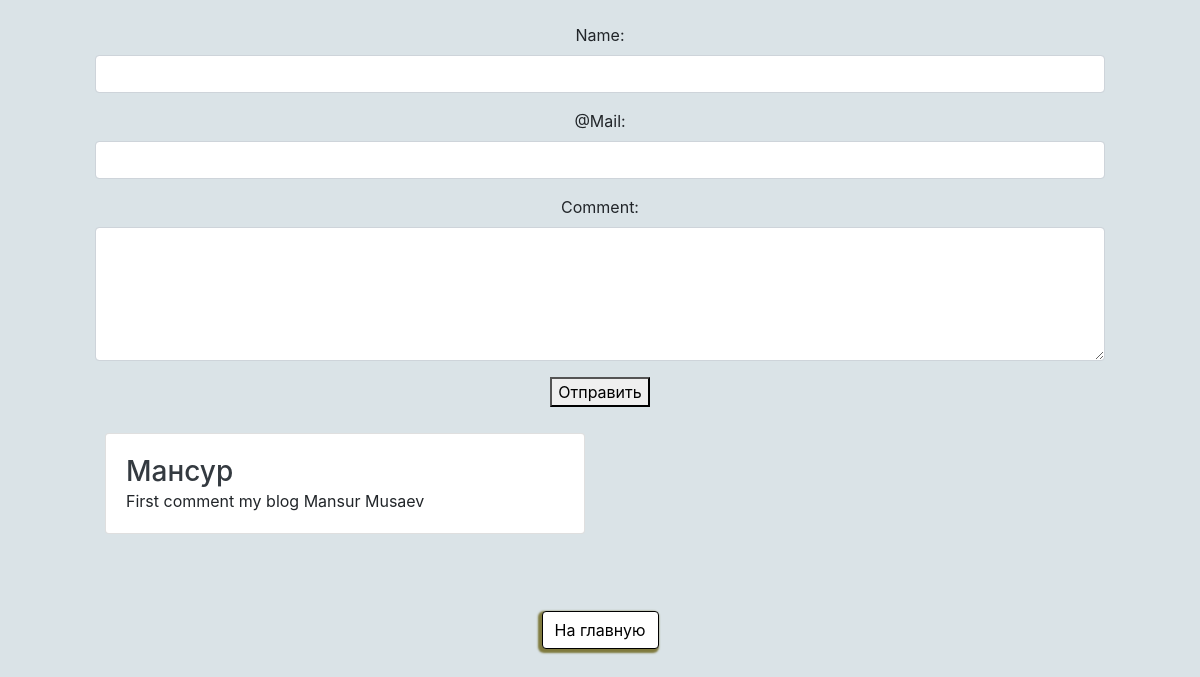
The page /index on the database as committed earlier.
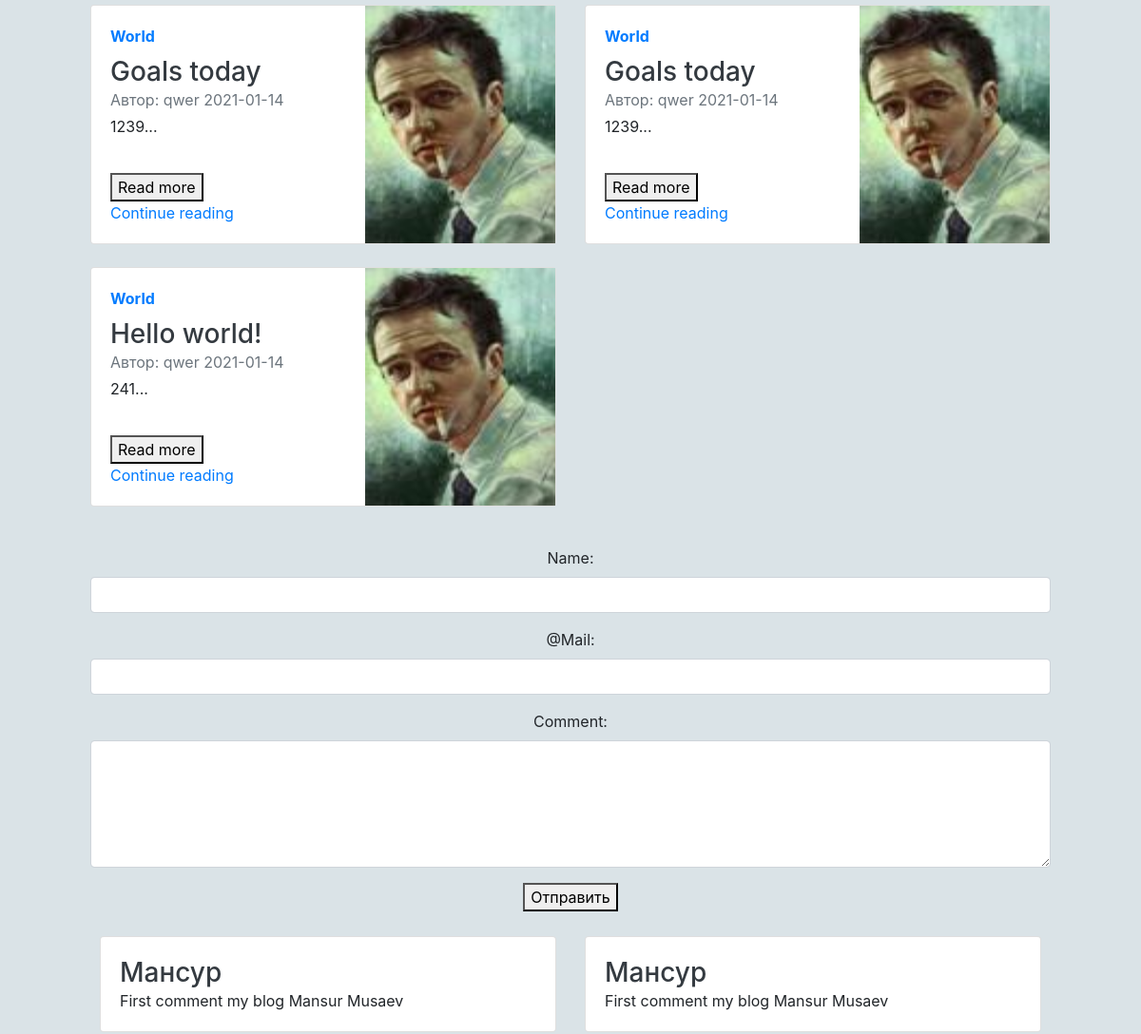
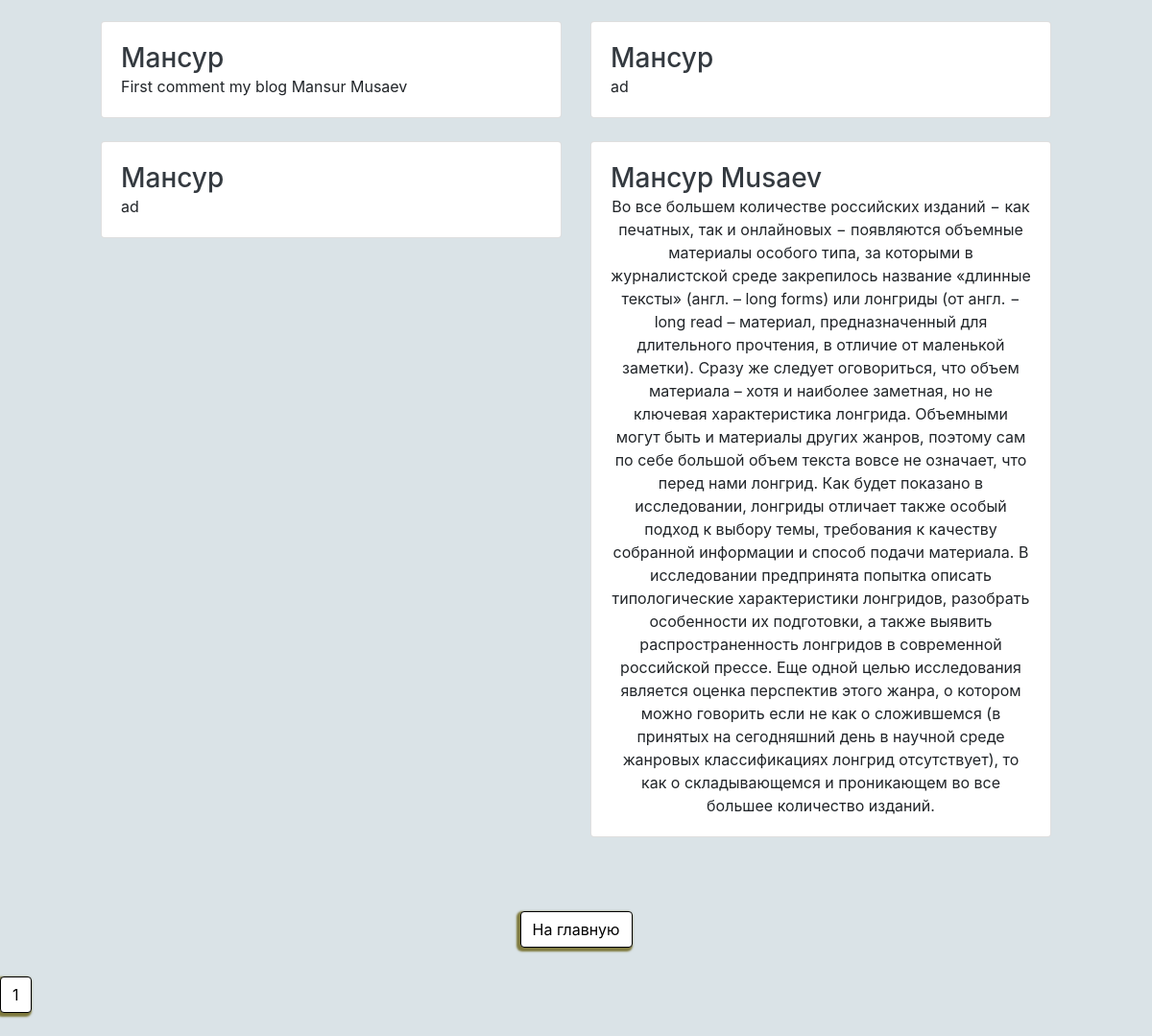
The same page on the database as committed later (2 pictures, top to bottom).
### flaskblog/models.py (models this page shows, shortened)
class Flight(db.Model):
    __tablename__ = "blog"
    id = db.Column(db.Integer, primary_key=True)
    name = db.Column(db.String, nullable=False)
    mail = db.Column(db.String, nullable=False)
    commen = db.Column(db.String, nullable=False)

class Post(db.Model):
    __tablename__ = "posts"
    id = db.Column(db.Integer(), primary_key=True)
    title = db.Column(db.String(100), nullable=False)
    date_posted = db.Column(db.DateTime, nullable=False, default=datetime.utcnow)
    content = db.Column(db.Text, nullable=False)
    user_id = db.Column(db.Integer, db.ForeignKey('users.id'), nullable=False)

class User(db.Model,UserMixin):
    __tablename__ = 'users'
    id = db.Column(db.Integer(), primary_key=True)
    username = db.Column(db.String(20), nullable=False, unique=True)
    email = db.Column(db.String(50), nullable=False, unique=True)
    avatar = db.Column(db.String(20), nullable=False, default='default.jpg')
    password = db.Column(db.String(20), nullable=False)
    posts = db.relationship('Post', backref='author', lazy=True)
    def __repr__(self):
        return self.username

### flaskblog/routes.py (the view)
@app.route("/index", methods=["GET","POST"])
def index():
    page = request.args.get('page', 1, type=int)
    posts = Post.query.order_by(Post.date_posted.desc()).paginate(page=page, per_page=5)
    if request.method == "POST":
        name = request.form.get('name')
        mail = request.form.get('mail')
        commen = request.form.get('commen')
        comm = Flight(name=name, mail=mail, commen=commen)
        db.session.add(comm)
    flights = Flight.query.all()
    db.session.commit()
    return render_template("index.html", flights=flights, posts=posts)

### flaskblog/templates/index.html (shortened to what this page needs)
{% extends 'base.html' %}
    {% block content %}
      <div class="sidebar">
          <div class="row mb-2">
            {% for post in posts.items %}
              <div class="col-md-6">
                <div class="card flex-md-row mb-4 box-shadow h-md-250">
                  <div class="card-body d-flex flex-column align-items-start">
                    <strong class="d-inline-block mb-2 text-primary">World</strong>
                    <h3 class="mb-0">
                      <a class="text-dark" href="{{ url_for('post', post_id=post.id) }}">{{ post.title }}</a>
                    </h3>
                    <div class="mb-1 text-muted"  href="{{ url_for('user_posts', username=current_user.username) }}">Автор: {{ post.author }} {{ post.date_posted.strftime('%Y-%m-%d') }}</div>
                    <p class="card-text mb-auto">{{ post.content | length}}<span id="dots">...</span></span></p>
                    <button onclick="myFunction()" id="myBtn">Read more</button>
                    <a href="{{ url_for('post', post_id=post.id) }}">Continue reading</a>
                  </div>
                  <img class="card-img-right flex-auto d-none d-md-block" data-src="holder.js/200x250?theme=thumb"
                  alt="Thumbnail [200x250]" style="width: 200px; height: 250px;"
                  src="{{ url_for('static', filename='profile_images/' + post.author.avatar) }}"
                  data-holder-rendered="true">
                </div>
              </div>
              {% endfor %}
          </div>
      </div>
        <main>
            <form  action="{{ url_for('index') }}" method="post">
              <div class="form-group">
                <label for="usr">Name:</label>
                <input type="text" class="form-control" id="usr" name="name">
              </div>
              <div class="form-group">
                <label for="pwd">@Mail:</label>
                <input type="mail" class="form-control" id="pwd" name="mail">
              </div>
              <div class="form-group">
                <label for="comment">Comment:</label>
                <textarea type="text" class="form-control" rows="5" id="comment" name="commen"></textarea>
              </div>
              <button>Отправить</button>
            </form>
            <article>
                <div class="row mb-2">
                  {% for flight in flights %}
                    <div class="col-md-6">
                      <div class="card flex-md-row mb-4 box-shadow h-md-250">
                        <div class="card-body d-flex flex-column align-items-start">
                          <h3 class="mb-0">
                            <a class="text-dark" href="#">{{ flight.name }}</a>
                          </h3>
                          <p class="card-text mb-auto">{{ flight.commen }}</p>
                        </div>
                      </div>
                    </div>
                  {% endfor %}
                </div>
            </article>
        </main>
        <footer>
            <a type="button" class="btn btn-success"href="{{ url_for('about') }}" role="button">На главную</a>
        </footer>
        {% for page_num in posts.iter_pages(left_edge=1, right_edge=1, left_current=1, right_current=2) %}
        {% if page_num %}
          {% if posts.page == page_num %}
            <a class="btn btn-info mb-4" href="{{ url_for('index', page=page_num) }}">{{ page_num }}</a>
          {% else %}
            <a class="btn btn-outline-info mb-4" href="{{ url_for('index', page=page_num) }}">{{ page_num }}</a>
          {% endif %}
        {% else %}
          ...
        {% endif %}
      {% endfor %}
    {% endblock %}

### flaskblog/templates/base.html (shortened to what this page needs)
<!DOCTYPE html>
<html lang="en">
<head>
    <link rel="stylesheet" href="https://stackpath.bootstrapcdn.com/bootstrap/4.5.2/css/bootstrap.min.css">
    <link rel="stylesheet" href="https://cdn.jsdelivr.net/npm/bootstrap@4.5.3/dist/css/bootstrap.min.css">
    <link rel="stylesheet" href="fonts/font-awesome/css/font-awesome.min.css">
    <link rel="stylesheet", href="{{ url_for('static', filename='styles.css') }}">
</head>
<body>
    {% block content %}{% endblock %}
</body>
</html>

### flaskblog/static/styles.css (style rules this page uses)
nav, .sidebar, main, article, footer { text-align: center; padding: 5px; margin: 5px; }
nav, .sidebar, main, footer { width: 85%; margin: auto; }
h3 { line-height: 35px; }
body { background: #DAE3E7; margin: auto; }
nav, footer { padding: 30px 0px 30px 0px; }
.sidebar { max-width: max-content; overflow: hidden; }
footer { overflow: auto; }
.btn { background-color: white; color: black; box-shadow: -2px 2px 2px 2px #7f7a3e; animation-name: rainbow; border: 1px solid #000000; }
img { width: 150px; height: 150px; }

Rows that differ between the two databases and show on the page:
added Post: title "Goals today", author "qwer", date_posted "2021-01-14", content|length "1239", avatar (picture)
added Post: title "Goals today", author "qwer", date_posted "2021-01-14", content|length "1239", avatar (picture)
added Post: title "Hello world!", author "qwer", date_posted "2021-01-14", content|length "241", avatar (picture)
added Flight: name "Мансур", commen "First comment my blog Mansur Musaev"
added Flight: name "Мансур", commen "First comment my blog Mansur Musaev"
added Flight: name "Мансур", commen "ad"
added Flight: name "Мансур", commen "ad"
added Flight: name "Мансур Musaev", commen "Во все большем количестве российских изданий − как печатных, так и онлайновых − появляются объемные материалы особого типа, за которыми в журналистской среде закрепилось название «длинные тексты» (англ. – long forms) или лонгриды (от англ. − long read – материал, предназначенный для длительного прочтения, в отличие от маленькой заметки). Сразу же следует оговориться, что объем материала – хотя и наиболее заметная, но не ключевая характеристика лонгрида. Объемными могут быть и материалы других жанров, поэтому сам по себе большой объем текста вовсе не означает, что перед нами лонгрид. Как будет показано в исследовании, лонгриды отличает также особый подход к выбору темы, требования к качеству…"
Other text that changed with them:
new list line: "1"
